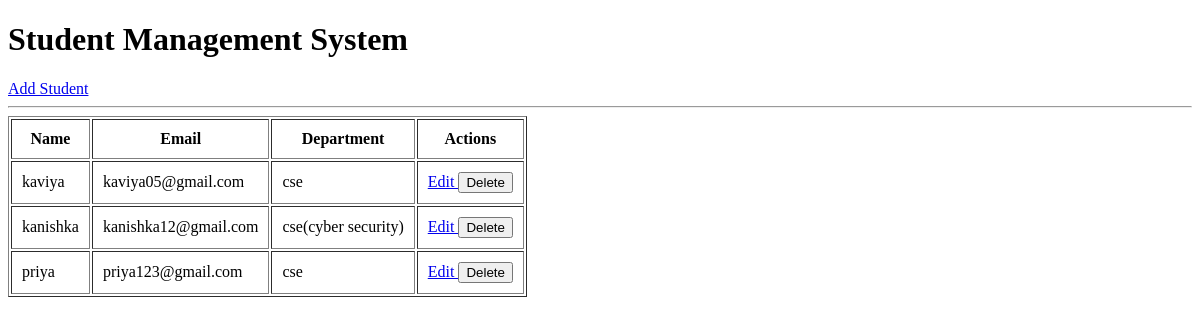
Before: / with the older database file.
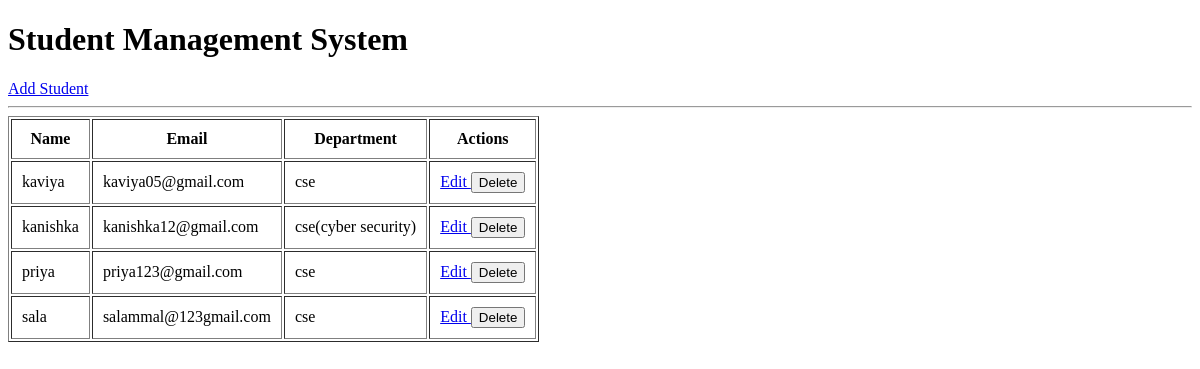
After: the same page with the newer database file.
### zomate/models.py (models this page shows, shortened)
class Student(models.Model):
    name = models.CharField(max_length=100)
    email = models.EmailField()
    department = models.CharField(max_length=100)

### zomate/views.py (the view)
# urls.py: path('', views.student_list, name='student_list'),
def student_list(request):
    students = Student.objects.all()
    return render(request, 'student_list.html',
                  {'students': students})

### zomate/templates/student_list.html (shortened to what this page needs)
<!DOCTYPE html>
<html>
<head>
</head>
<body>
    <h1>Student Management System</h1>
    <a href="{% url 'student_create' %}">
        Add Student
    </a>
    <hr>
    <table border="1" cellpadding="10">
        <tr>
            <th>Name</th>
            <th>Email</th>
            <th>Department</th>
            <th>Actions</th>
        </tr>
        {% for student in students %}
        <tr>
            <td>{{ student.name }}</td>
            <td>{{ student.email }}</td>
            <td>{{ student.department }}</td>
            <td>
                <a href="{% url 'student_update' student.id %}">
                    Edit
                </a>
                <form method="POST"
                      action="{% url 'student_delete' student.id %}"
                      style="display:inline;">
                    <button type="submit">Delete</button>
                </form>
            </td>
        </tr>
        {% empty %}
        <tr>
            <td colspan="4">No students found</td>
        </tr>
        {% endfor %}
    </table>
</body>
</html>

Changed rows visible on the page:
added Student: name "sala", email "salammal@123gmail.com", department "cse"
